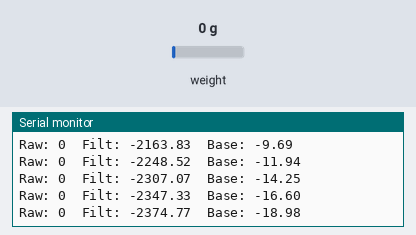
Simulated run of this sketch. Board: Arduino Uno, built with avr-gcc and run on an emulated ATmega328P. Parts: the last lines printed to the serial monitor. Inputs (shaded band) come from the test bench; at power-on: weight on the scale 0 g.

Above: at 2.2 s.
2.3 s: weight on the scale set to 100 g
At 2.32 s:
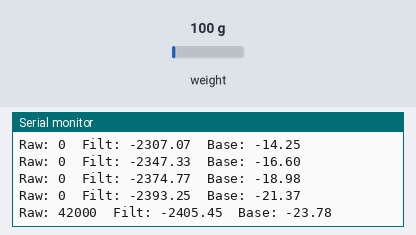
3.8 s: weight on the scale set to 1250 g
At 3.85 s:
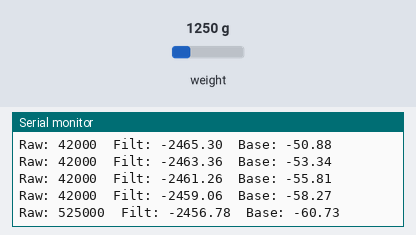
Timing chart, 0 to 6.8 s (numbered marks = the images above; inputs shaded):
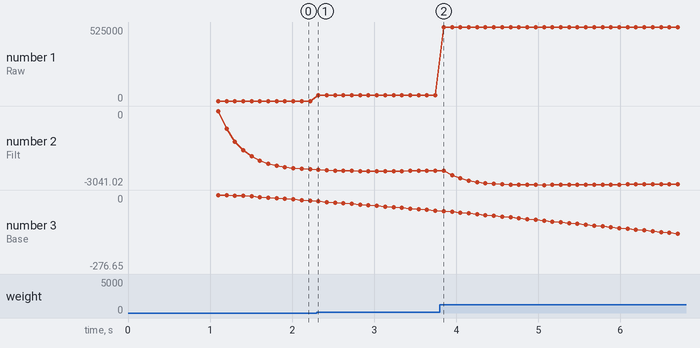

Measured:
- after the input at 2.3 s, the serial monitor: prints a new line at once (image 1)
- plotted number 1: 0 → 42000 after the input at 2.3 s
- plotted number 2: -2393.25 → -2459.06 after the input at 2.3 s
- plotted number 3: -21.37 → -58.27 after the input at 2.3 s

The sketch:

experiment.ino
```cpp
#include "HX711.h"

const int LOADCELL_DOUT_PIN = 2;
const int LOADCELL_SCK_PIN  = 3;
HX711 scale;

// Calibration constants
const float m = -0.0013;
const float b = -4237.73 + 1527 + 247.4;

// Filter parameters
#define EMA_ALPHA 0.3        // 0.3 = smoother, 0.6 = faster
#define DRIFT_ALPHA 0.001    // baseline drift tracking
#define THRESHOLD 6.0        // grams change to detect candy event
#define HYSTERESIS 3.0
#define WINDOW_SIZE 3

float ema = 0, baseline = 0, prevFiltered = 0;
float readings[WINDOW_SIZE];
int idx = 0;
bool initEMA = false;
bool inStep = false;
float lastStable = 0;

// Median of 3 helper
float median3(float a, float b, float c) {
  if ((a >= b && a <= c) || (a <= b && a >= c)) return a;
  if ((b >= a && b <= c) || (b <= a && b >= c)) return b;
  return c;
}

float EMA(float x, float alpha) {
  if (!initEMA) { ema = x; initEMA = true; }
  ema += alpha * (x - ema);
  return ema;
}

void setup() {
  Serial.begin(230400);
  scale.begin(LOADCELL_DOUT_PIN, LOADCELL_SCK_PIN);
  scale.set_gain(128);
  scale.tare();
  for (int i = 0; i < WINDOW_SIZE; i++) readings[i] = 0;
}

void loop() {
  if (!scale.is_ready()) {
    Serial.println("HX711 not found");
    return;
  }

  long raw = scale.read();
  float grams = m * raw + b;

  // median-of-3 smoothing
  readings[idx] = grams;
  idx = (idx + 1) % WINDOW_SIZE;
  float g_med = median3(readings[0], readings[1], readings[2]);

  // exponential smoothing
  float g_ema = EMA(g_med, EMA_ALPHA);

  // drift compensation
  baseline += DRIFT_ALPHA * (g_ema - baseline);
  float g_corr = g_ema - baseline;

  // step detection
  float diff = g_corr - lastStable;
  if (!inStep && fabs(diff) > THRESHOLD) {
    inStep = true;
  }
  if (inStep && fabs(diff) < HYSTERESIS) {
    inStep = false;
    float delta = g_corr - lastStable;
    lastStable = g_corr;
    if (fabs(delta) > 2) {
      if (delta < 0) Serial.println("Candy removed");
      else Serial.println("Candy added");
    }
  }

  Serial.print("Raw: "); Serial.print(raw);
  Serial.print("\tFilt: "); Serial.print(g_corr, 2);
  Serial.print("\tBase: "); Serial.println(baseline, 2);
}
```
